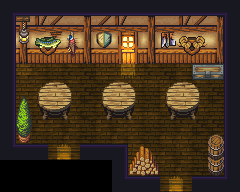

Rendered tile map (Tiled .tmx) drawn with the repository's tilesets; below, a short description and the map source with its tile grids summarised:
An orthogonal 15x12 tile map with 16x16 px tiles, 3 tile layers (Ground & Walls, Furniture & Decor, Items) and 104 objects (94x wall, 6x item, 2x spawn, 2x door).

<map version="1.10" tiledversion="1.11.1.1" orientation="orthogonal" renderorder="right-down" width="15" height="12" tilewidth="16" tileheight="16" infinite="0" nextlayerid="6" nextobjectid="262">
 <tileset firstgid="1" name="Mana_Interiors" tilewidth="16" tileheight="16" tilecount="6784" columns="128">
  <image source="../spritesheets/Mana_Seed_Interiors.png" width="2048" height="848" />
 </tileset>
 <layer id="1" name="Ground &amp; Walls" width="15" height="12" locked="1">
  <data>[180 cells, 162 non-empty, 66 distinct tile ids]</data>
 </layer>
 <layer id="2" name="Furniture &amp; Decor" width="15" height="12" locked="1">
  <data>[180 cells, 84 non-empty, 45 distinct tile ids]</data>
 </layer>
 <layer id="3" name="Items" width="15" height="12" locked="1">
  <data>[180 cells, 6 non-empty, 6 distinct tile ids]</data>
 </layer>
 <objectgroup id="4" name="Triggers" visible="0" locked="1">
  <object id="1" name="SpawnFromDoor_6" type="spawn" x="168" y="152" width="16" height="16">
   <properties>
    <property name="door_id" type="int" value="6" />
   </properties>
  </object>
  <object id="2" name="ExitToVillage_6" type="door" x="160" y="176" width="32" height="16">
   <properties>
    <property name="door_id" type="int" value="6" />
    <property name="target_scene" type="file" value="../../../scenes/worlds/World_00.tscn" />
   </properties>
  </object>
  <object id="3" name="SpawnFromDoor_10" type="spawn" x="56" y="120" width="16" height="16">
   <properties>
    <property name="door_id" type="int" value="10" />
   </properties>
  </object>
  <object id="4" name="ExitToVillage_10" type="door" x="48" y="144" width="32" height="16">
   <properties>
    <property name="door_id" type="int" value="10" />
    <property name="target_scene" type="file" value="../../../scenes/worlds/World_00.tscn" />
   </properties>
  </object>
  <object id="254" name="Item_Green_Waistcoat" type="item" x="47" y="81" width="16" height="16">
   <properties>
    <property name="item_id" type="int" value="71" />
    <property name="unique" type="bool" value="false" />
   </properties>
  </object>
  <object id="255" name="Item_Forest_Green_Boots" type="item" x="47" y="97" width="16" height="16">
   <properties>
    <property name="item_id" type="int" value="107" />
    <property name="unique" type="bool" value="false" />
   </properties>
  </object>
  <object id="256" name="Item_Cloak_of_Billowing" type="item" x="176" y="81" width="16" height="16">
   <properties>
    <property name="item_id" type="int" value="62" />
    <property name="unique" type="bool" value="false" />
   </properties>
  </object>
  <object id="257" name="Item_Gold__Purple_Ring" type="item" x="112" y="81" width="16" height="16">
   <properties>
    <property name="item_id" type="int" value="81" />
    <property name="unique" type="bool" value="false" />
   </properties>
  </object>
  <object id="258" name="Item_Silver__Emerald_Ring" type="item" x="112" y="97" width="16" height="16">
   <properties>
    <property name="item_id" type="int" value="85" />
    <property name="unique" type="bool" value="false" />
   </properties>
  </object>
  <object id="259" name="Item_Pink_Mantle_Cloak" type="item" x="176.056" y="97.0181" width="16" height="16">
   <properties>
    <property name="item_id" type="int" value="63" />
    <property name="unique" type="bool" value="false" />
   </properties>
  </object>
 </objectgroup>
 <objectgroup id="5" name="Walls">
  <object id="166" type="wall" x="16" y="96" width="16" height="16">
   <polygon points="0,0 9.53164,0.245634 16,16 0,16" />
  </object>
  <object id="167" type="wall" x="144" y="144" width="16" height="32">
   <polygon points="0,0 9.22112,9.09361 16,32 0,32" />
  </object>
  <object id="168" type="wall" x="0" y="0" width="16" height="16" />
  <object id="169" type="wall" x="16" y="0" width="16" height="16" />
  <object id="170" type="wall" x="32" y="0" width="16" height="16" />
  <object id="171" type="wall" x="48" y="0" width="16" height="16" />
  <object id="172" type="wall" x="64" y="0" width="16" height="16" />
  <object id="173" type="wall" x="80" y="0" width="16" height="16" />
  <object id="174" type="wall" x="96" y="0" width="16" height="16" />
  <object id="175" type="wall" x="112" y="0" width="16" height="16" />
  <object id="176" type="wall" x="128" y="0" width="16" height="16" />
  <object id="177" type="wall" x="144" y="0" width="16" height="16" />
  <object id="178" type="wall" x="160" y="0" width="16" height="16" />
  <object id="179" type="wall" x="176" y="0" width="16" height="16" />
  <object id="180" type="wall" x="192" y="0" width="16" height="16" />
  <object id="181" type="wall" x="208" y="0" width="16" height="16" />
  <object id="182" type="wall" x="224" y="0" width="16" height="16" />
  <object id="183" type="wall" x="0" y="16" width="16" height="16" />
  <object id="184" type="wall" x="224" y="16" width="16" height="16" />
  <object id="185" type="wall" x="0" y="32" width="16" height="16" />
  <object id="186" type="wall" x="224" y="32" width="16" height="16" />
  <object id="187" type="wall" x="0" y="48" width="16" height="16" />
  <object id="188" type="wall" x="16" y="48" width="16" height="16" />
  <object id="189" type="wall" x="32" y="48" width="16" height="16" />
  <object id="190" type="wall" x="48" y="48" width="16" height="16" />
  <object id="191" type="wall" x="64" y="48" width="16" height="16" />
  <object id="192" type="wall" x="80" y="48" width="16" height="16" />
  <object id="193" type="wall" x="96" y="48" width="16" height="16" />
  <object id="194" type="wall" x="112" y="48" width="16" height="16" />
  <object id="195" type="wall" x="128" y="48" width="16" height="16" />
  <object id="196" type="wall" x="144" y="48" width="16" height="16" />
  <object id="197" type="wall" x="160" y="48" width="16" height="16" />
  <object id="198" type="wall" x="176" y="48" width="16" height="16" />
  <object id="199" type="wall" x="192" y="48" width="16" height="16" />
  <object id="200" type="wall" x="208" y="48" width="16" height="16" />
  <object id="201" type="wall" x="224" y="48" width="16" height="16" />
  <object id="202" type="wall" x="0" y="64" width="16" height="16" />
  <object id="203" type="wall" x="192" y="64" width="16" height="16" />
  <object id="204" type="wall" x="208" y="64" width="16" height="16" />
  <object id="205" type="wall" x="224" y="64" width="16" height="16" />
  <object id="206" type="wall" x="0" y="80" width="16" height="16" />
  <object id="207" type="wall" x="47.7772" y="80" width="16" height="16">
   <polygon points="0,0 -3,0 -8,12 -8,16 0,16" />
  </object>
  <object id="208" type="wall" x="48" y="80" width="16" height="16" />
  <object id="209" type="wall" x="112.028" y="79.8746" width="16" height="16">
   <polygon points="0,0 -3,0 -8,12 -8,16 0,16" />
  </object>
  <object id="210" type="wall" x="112" y="80" width="16" height="16" />
  <object id="212" type="wall" x="176" y="80" width="16" height="16" />
  <object id="213" type="wall" x="224" y="80" width="16" height="16" />
  <object id="214" type="wall" x="0" y="96" width="16" height="16" />
  <object id="215" type="wall" x="47.7772" y="96" width="16" height="16">
   <polygon points="0,0 -8,0 -8,4 -3,16 0,16" />
  </object>
  <object id="216" type="wall" x="48" y="96" width="16" height="16" />
  <object id="217" type="wall" x="112.028" y="95.8746" width="16" height="16">
   <polygon points="0,0 -8,0 -8,4 -3,16 0,16" />
  </object>
  <object id="218" type="wall" x="112" y="96" width="16" height="16" />
  <object id="220" type="wall" x="176" y="96" width="16" height="16" />
  <object id="221" type="wall" x="224" y="96" width="16" height="16" />
  <object id="222" type="wall" x="0" y="112" width="16" height="16" />
  </objectgroup>
</map>
<!-- 39 of 104 objects omitted -->
